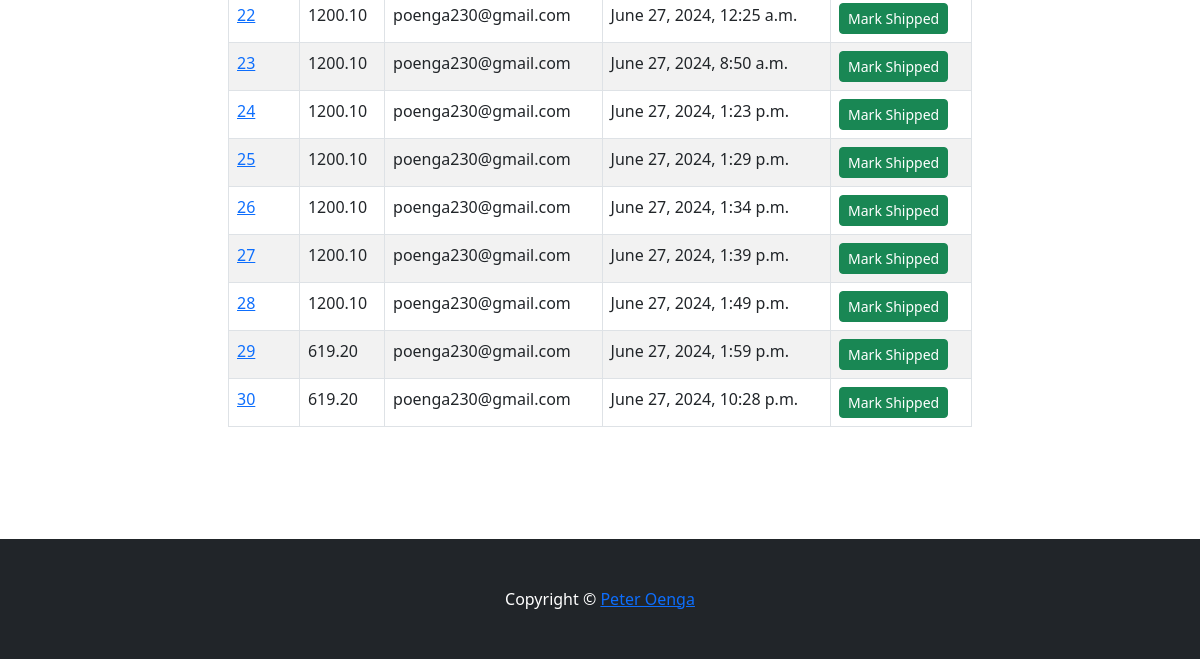
The page /payments/not_shipped_dash/ (signed in, lower part) on the database as committed earlier.
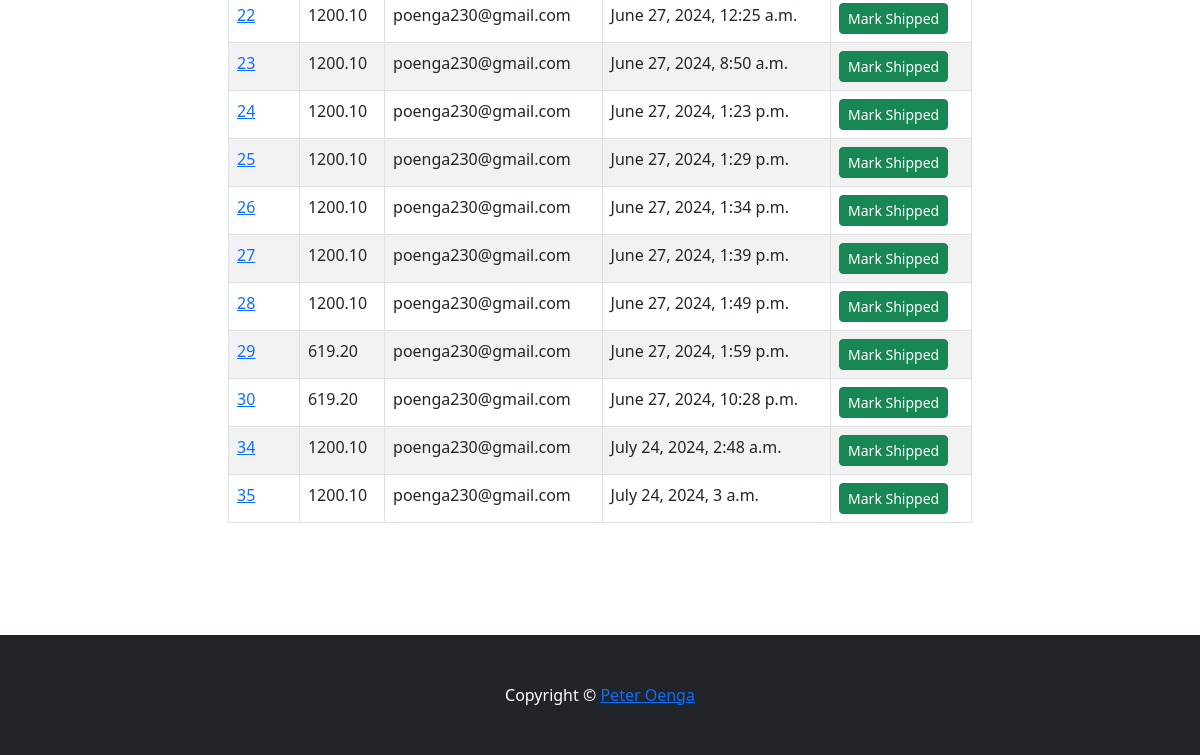
The same page on the database as committed later.
### payment/models.py (models this page shows, shortened)
class Order(models.Model):
    user = models.ForeignKey(User, on_delete=models.CASCADE, null=True, blank=True)
    full_name = models.CharField(max_length=250)
    email = models.EmailField(max_length=250)
    shipping_address = models.TextField(max_length=15000)
    amount_paid = models.DecimalField(max_digits=10, decimal_places=2)
    date_ordered = models.DateTimeField(auto_now_add=True)
    shipped = models.BooleanField(default=False)
    date_shipped = models.DateTimeField(blank=True, null=True)

### payment/views.py (the view, shortened to what this page needs)
# urls.py: path("not_shipped_dash/", views.not_shipped_dash, name="not_shipped_dash"),
def not_shipped_dash(request):
	if request.user.is_authenticated and request.user.is_superuser:
		orders = Order.objects.filter(shipped=False)
		return render(request, "payment/not_shipped_dash.html", {"orders": orders})
	else:
		messages.success(request, "Access Denied!")
		return redirect("index")

### cart/cart.py (called while the page is built)
	def __len__(self):
		return len(self.cart)

### cart/context_processors.py (called while the page is built)
def cart(request):
    return {'cart':Cart(request)}

### payment/templates/payment/not_shipped_dash.html (shortened to what this page needs)
{% extends 'base.html'%}
{% block content %}
<div class="container">
    <div class="row">
        <center>
            <div class="col-8">
                <table class="table table-striped table-hover table-bordered">
                    <tbody>
                        {% for item in orders %}
                      <tr>
                        <td><a href="{% url 'orders' item.id %}"> {{ item.id }} </a></td>
                        <td>{{ item.amount_paid }}</td>
                        <td>{{ item.email }}</td>
                        <td>{{ item.date_ordered }}</td>
                        <td>
                          <form method="POST">
                            <button class="btn btn-success btn-sm">Mark Shipped</button>
                          </form>
                        </td>
                      </tr>
                      {% endfor %}
                    </tbody>
                  </table>
                <br><br>
                <br><br>
            </div>
        </center>
    </div>
</div>
{%endblock%}

Rows that differ between the two databases and show on the page:
added Order: id "34", amount_paid "1200.10", email "poenga230@gmail.com", date_ordered "July 24, 2024, 2:48 a.m."
added Order: id "35", amount_paid "1200.10", email "poenga230@gmail.com", date_ordered "July 24, 2024, 3 a.m."
